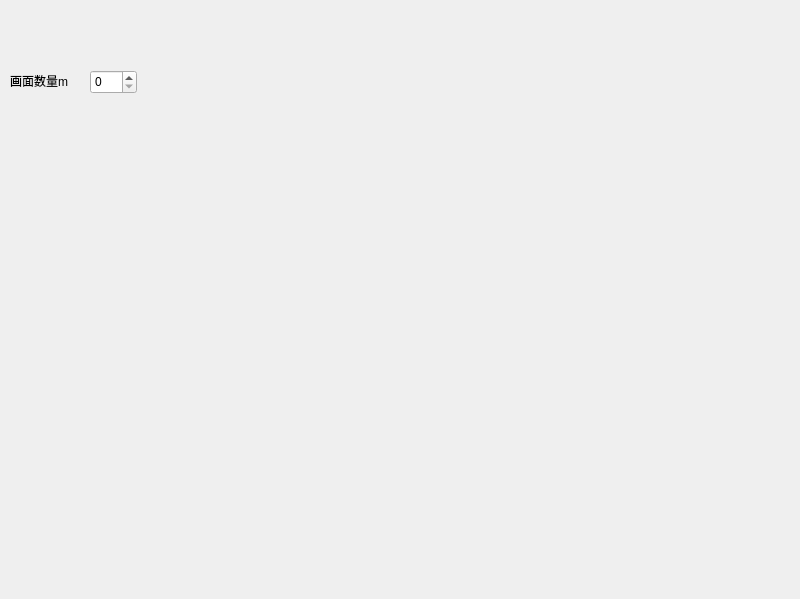
<?xml version="1.0" encoding="UTF-8"?>
<ui version="4.0">
 <class>Widget</class>
 <widget class="QWidget" name="Widget">
  <property name="geometry">
   <rect>
    <x>0</x>
    <y>0</y>
    <width>800</width>
    <height>599</height>
   </rect>
  </property>
  <property name="windowTitle">
   <string>Widget</string>
  </property>
  <widget class="QSpinBox" name="spinBox">
   <property name="geometry">
    <rect>
     <x>90</x>
     <y>70</y>
     <width>47</width>
     <height>24</height>
    </rect>
   </property>
  </widget>
  <widget class="QLabel" name="label">
   <property name="geometry">
    <rect>
     <x>10</x>
     <y>70</y>
     <width>71</width>
     <height>21</height>
    </rect>
   </property>
   <property name="text">
    <string>画面数量m</string>
   </property>
  </widget>
 </widget>
 <layoutdefault spacing="6" margin="11"/>
 <resources/>
 <connections/>
</ui>
